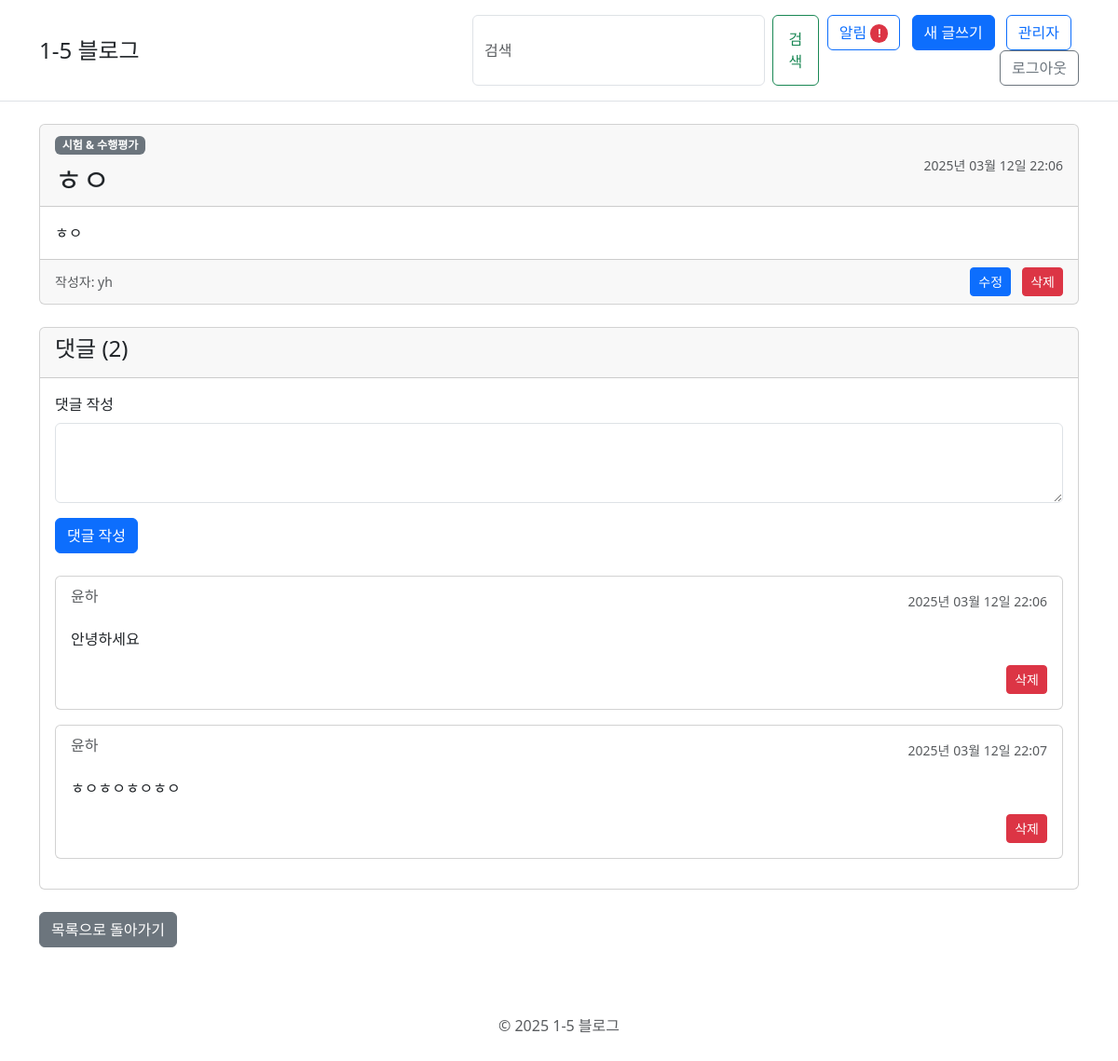
Before: /post/6/ (signed in) with the older database file.
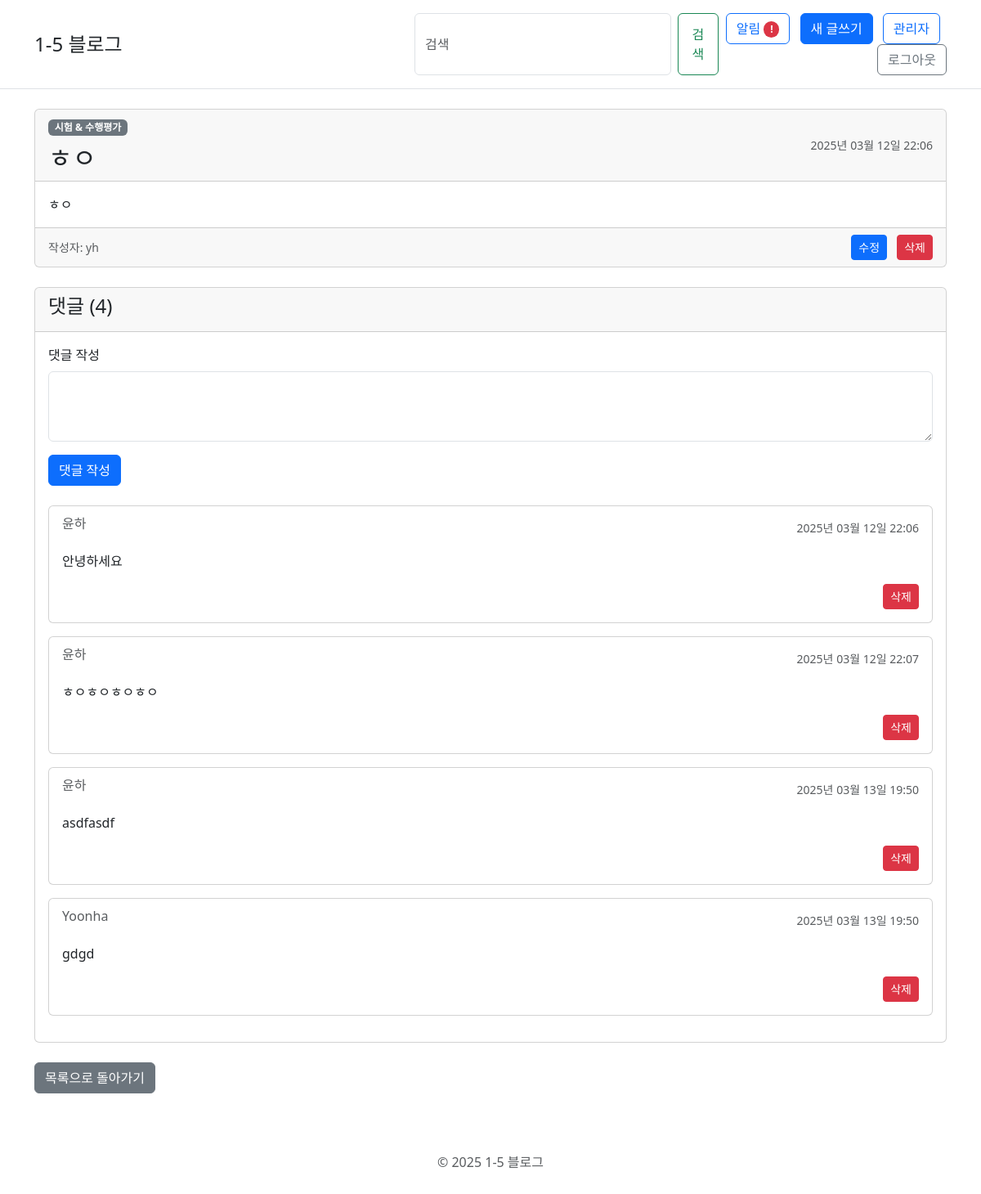
After: the same page with the newer database file.
### blog/models.py (models this page shows, shortened)
class Post(models.Model):
    author = models.ForeignKey(settings.AUTH_USER_MODEL, on_delete=models.CASCADE, verbose_name='작성자')
    category = models.ForeignKey(Category, on_delete=models.CASCADE, verbose_name='카테고리')
    title = models.CharField(max_length=200, verbose_name='제목')
    text = models.TextField(verbose_name='내용')
    created_date = models.DateTimeField(default=timezone.now, verbose_name='작성일')
    published_date = models.DateTimeField(blank=True, null=True, verbose_name='게시일')
    latitude = models.FloatField(blank=True, null=True, verbose_name='위도')
    longitude = models.FloatField(blank=True, null=True, verbose_name='경도')
    due_date = models.DateTimeField(blank=True, null=True, verbose_name='마감일시')
    price = models.DecimalField(max_digits=10, decimal_places=2, blank=True, null=True, verbose_name='가격')
    class Meta:
        verbose_name = '게시글'
        verbose_name_plural = '게시글'

class Comment(models.Model):
    post = models.ForeignKey(Post, on_delete=models.CASCADE, related_name='comments', verbose_name='게시글')
    author = models.CharField(max_length=200, verbose_name='작성자')
    text = models.TextField(verbose_name='내용')
    created_date = models.DateTimeField(default=timezone.now, verbose_name='작성일')
    approved_comment = models.BooleanField(default=False, verbose_name='승인 여부')
    class Meta:
        verbose_name = '댓글'
        verbose_name_plural = '댓글'

class Category(models.Model):
    name = models.CharField(max_length=100, verbose_name='카테고리')
    enable_map = models.BooleanField(default=True, verbose_name='지도 활성화')
    enable_due_date = models.BooleanField(default=True, verbose_name='마감일 활성화')
    enable_photo = models.BooleanField(default=True, verbose_name='사진 활성화')
    enable_time = models.BooleanField(default=True, verbose_name='시간 활성화')
    enable_price = models.BooleanField(default=True, verbose_name='가격 활성화')
    class Meta:
        verbose_name = '카테고리'
        verbose_name_plural = '카테고리'

### blog/views.py (the view)
# urls.py: path('post/<int:pk>/', views.post_detail, name='post_detail'),
@login_required
def post_detail(request, pk):
    post = get_object_or_404(Post, pk=pk)
    return render(request, 'blog/post_detail.html', {'post': post})

### templates/blog/post_detail.html (shortened to what this page needs)
{% extends 'base.html' %}
{% block content %}
<div class="col-md-12">
    <div class="card mb-4">
        <div class="card-header">
            <div class="d-flex justify-content-between align-items-center">
                <div>
                    <span class="badge bg-secondary">{{ post.category.name }}</span>
                    <h2 class="card-title mt-2 mb-0">{{ post.title }}</h2>
                </div>
                <div class="text-muted small">
                    {{ post.published_date|date:"Y년 m월 d일 H:i" }}
                </div>
            </div>
        </div>
        <div class="card-body">
            <p class="card-text">{{ post.text|linebreaksbr }}</p>
        </div>
        <div class="card-footer">
            <div class="d-flex justify-content-between align-items-center">
                <div class="text-muted small">
                    작성자: {{ post.author }}
                </div>
                <div>
                    {% if user.is_authenticated %}
                        <a href="{% url 'post_edit' pk=post.pk %}" class="btn btn-sm btn-primary me-2">수정</a>
                        <a href="{% url 'post_remove' pk=post.pk %}" class="btn btn-sm btn-danger" onclick="return confirm('정말로 삭제하시겠습니까?');">삭제</a>
                    {% endif %}
                </div>
            </div>
        </div>
    </div>
    <div class="card mb-4">
        <div class="card-header">
            <h4>댓글 ({{ post.comments.count }})</h4>
        </div>
        <div class="card-body">
            {% if user.is_authenticated %}
                <form method="POST" action="{% url 'add_comment_to_post' pk=post.pk %}" class="mb-4">
                    <div class="mb-3">
                        <label for="id_text" class="form-label">댓글 작성</label>
                        <textarea name="text" id="id_text" class="form-control" rows="3" required></textarea>
                    </div>
                    <button type="submit" class="btn btn-primary">댓글 작성</button>
                </form>
            {% else %}
                <div class="alert alert-info">
                    <a href="{% url 'login' %}">로그인</a>하여 댓글을 작성하세요.
                </div>
            {% endif %}
            {% for comment in post.comments.all %}
                <div class="card mb-3 {% if not comment.approved_comment %}bg-light{% endif %}">
                    <div class="card-body">
                        <div class="d-flex justify-content-between">
                            <h6 class="card-subtitle mb-2 text-muted">{{ comment.author }}</h6>
                            <small class="text-muted">{{ comment.created_date|date:"Y년 m월 d일 H:i" }}</small>
                        </div>
                        <p class="card-text">{{ comment.text|linebreaks }}</p>
                        {% if user.is_authenticated %}
                            <div class="text-end">
                                <a href="{% url 'comment_remove' pk=comment.pk %}" class="btn btn-sm btn-danger">삭제</a>
                            </div>
                        {% endif %}
                    </div>
                </div>
            {% empty %}
                <p>아직 댓글이 없습니다.</p>
            {% endfor %}
        </div>
    </div>
    <a href="{% url 'post_list' %}" class="btn btn-secondary mb-4">목록으로 돌아가기</a>
</div>
{% endblock %}

Changed rows visible on the page:
computed for Post "ㅎㅇ": comments.count "2" → "4"
added Comment: author "윤하", created_date "2025년 03월 13일 19:50", text "asdfasdf"
added Comment: author "Yoonha", created_date "2025년 03월 13일 19:50", text "gdgd"
